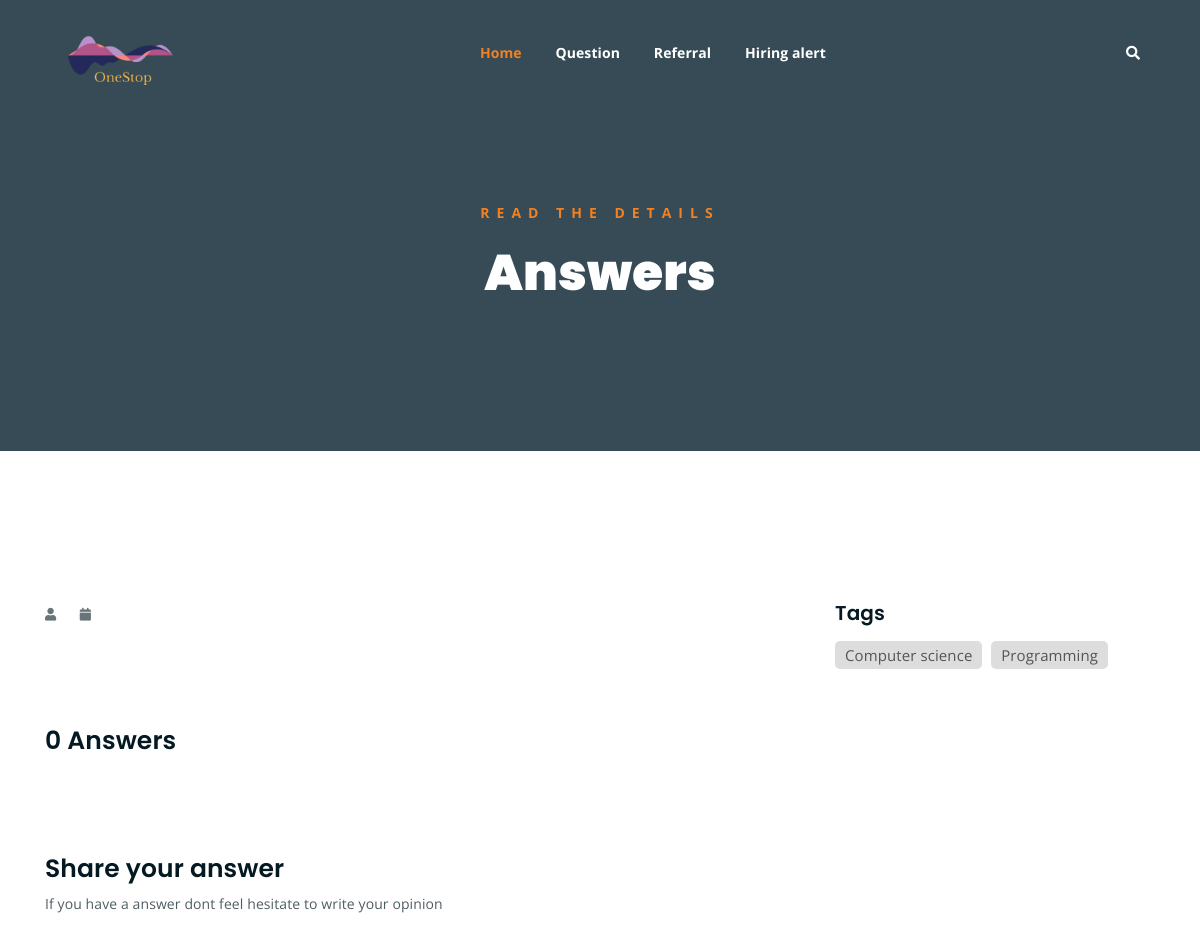
/Question/3/ (upper part), run on an earlier commit of the app's database.
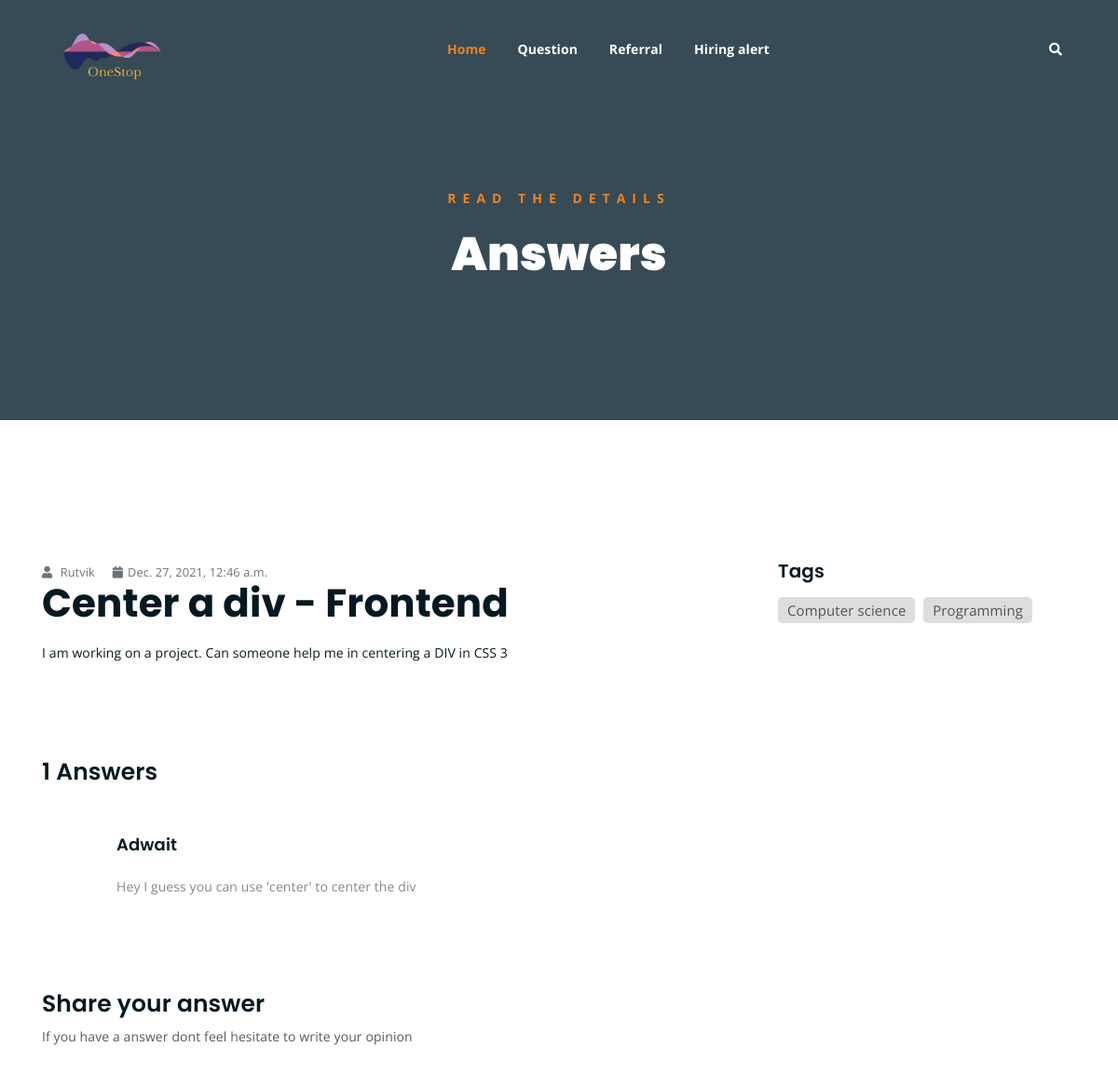
And on a later commit of the database.
### main/models.py (models this page shows)
class Question(models.Model):
    title = models.CharField(max_length=500)
    description = models.TextField()
    image = models.ImageField(upload_to='mainapp/question_images/', null=True)
    student = models.ForeignKey(User, on_delete=models.CASCADE)
    date_posted = models.DateTimeField(default=datetime.datetime.now)

class Answer(models.Model):
    question = models.ForeignKey(Question,on_delete=models.CASCADE)
    description = models.TextField()
    image = models.ImageField(upload_to='mainapp/question_images/', null=True)
    student = models.ForeignKey(User, on_delete=models.CASCADE)
    date_posted = models.DateTimeField(default=datetime.datetime.now())

### main/views.py (the view)
# urls.py: path("Question/<int:pk>/", QuestionDetailView, name="Questions-detail"),
def QuestionDetailView(request, pk):
    context = {
        "question": Question.objects.filter(pk=pk).first(),
        "answers": Answer.objects.filter(question__pk=pk),
    }
    return render(request, "main/Question_detail.html", context)

### main/templates/main/Question_detail.html (shortened to what this page needs)
{% extends "main/base.html" %} {% block content%}
<div class="breadcrumb-section breadcrumb-bg">
    <div class="container">
        <div class="row">
            <div class="col-lg-8 offset-lg-2 text-center">
                <div class="breadcrumb-text">
                    <p>Read the Details</p>
                    <h1>Answers</h1>
                </div>
            </div>
        </div>
    </div>
</div>
<div class="mt-150 mb-150">
    <div class="container">
        <div class="row">
            <div class="col-lg-8">
                <div class="single-article-section">
                    <div class="single-article-text">
                        <p class="blog-meta">
                            <span class="author"><i class="fas fa-user"></i> {{question.student.username}}</span>
                            <span class="date"><i class="fas fa-calendar"></i>{{question.date_posted}}</span>
                        </p>
                    </div>
                    <h2>
                        {{question.title}}
                    </h2>
                    <p>
                        {{question.description}}
                    </p>
                    <div class="comments-list-wrap">
                        <h3 class="comment-count-title">{{answers.count}} Answers</h3>
                        <div class="comment-list">
                            {%for ans in answers%}
                            <div class="single-comment-body">
                                <div class="comment-text-body">
                                    <h4>{{ans.student.username}} </h4>
                                    <p>{{ans.description}}</p>
                                </div>
                            </div>
                            {%endfor%}
                        </div>
                    </div>
                    <div class="comment-template">
                        <h4>Share your answer</h4>
                        <p>If you have a answer dont feel hesitate to write your opinion</p>
                    </div>
                </div>
            </div>
            <div class="col-lg-4">
                <div class="sidebar-section">
                    <div class="tag-section">
                        <h4>Tags</h4>
                        <ul>
                            <li><a>Computer science </a></li>
                            <li><a>Programming</a></li>
                        </ul>
                    </div>
                </div>
            </div>
        </div>
    </div>
</div>
{% endblock content%}

What changed in the data, as far as the page shows it:
added Question: student.username "Rutvik", date_posted "Dec. 27, 2021, 12:46 a.m.", title "Center a div - Frontend", description "I am working on a project. Can someone help me in centering a DIV in CSS 3"
added Answer: student.username "Adwait", description "Hey I guess you can use 'center' to center the div"
Also different on the page:
{{ answers.count }}: "0" → "1"
